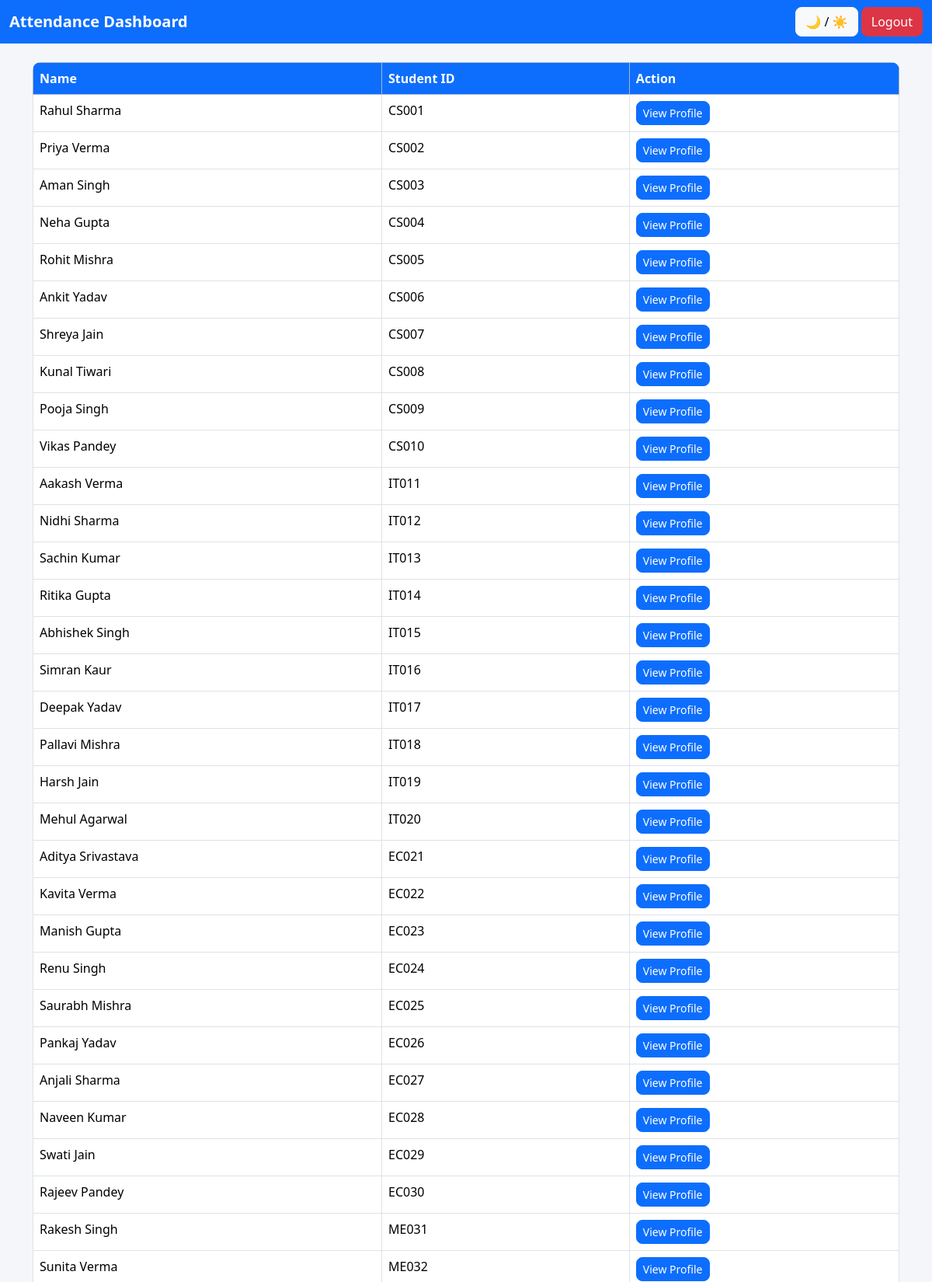
Page /dashboard (signed in, upper part) on the committed database.
### tables this page shows
CREATE TABLE students(
        id INTEGER PRIMARY KEY AUTOINCREMENT,
        name TEXT NOT NULL,
        student_id TEXT,
        email TEXT,
        role TEXT,
        department TEXT
    );

### app.py (the view)
@app.route("/dashboard")
def dashboard():
    if not session.get("admin"):
        return redirect("/login")
    conn = get_db()
    students = conn.execute("SELECT * FROM students").fetchall()
    conn.close()
    return render_template("dashboard.html", students=students)

### app.py (called while the page is built)
def get_db():
    conn = sqlite3.connect(DB_PATH)
    conn.row_factory = sqlite3.Row
    return conn

### templates/dashboard.html (shortened to what this page needs)
<!DOCTYPE html>
<html>
<head>
    <link href="https://cdn.jsdelivr.net/npm/bootstrap@5.3.2/dist/css/bootstrap.min.css" rel="stylesheet">
    <link rel="stylesheet" href="{{ url_for('static', filename='css/style.css') }}">
</head>
<body>
<nav class="navbar">
    <div class="container-fluid d-flex justify-content-between">
        <span class="navbar-brand">
            Attendance Dashboard
        </span>
        <div>
            <button class="btn btn-light" onclick="toggleDarkMode()">
                🌙 / ☀️
            </button>
            <a href="/logout" class="btn btn-danger">
                Logout
            </a>
        </div>
    </div>
</nav>
<div class="container mt-4">
<table class="table table-bordered table-hover">
<thead class="table-primary">
<tr>
<th>Name</th>
<th>Student ID</th>
<th>Action</th>
</tr>
</thead>
<tbody>
{% for student in students %}
<tr>
<td>{{ student.name }}</td>
<td>{{ student.student_id }}</td>
<td>
<a href="/student/{{ student.id }}" class="btn btn-primary btn-sm">
View Profile
</a>
</td>
</tr>
{% endfor %}
</tbody>
</table>
</div>
</body>
</html>

### static/css/style.css (style rules this page uses)
body { background: #f4f6f9; font-family: "Segoe UI", sans-serif; transition: background 0.3s ease, color 0.3s ease; }
.navbar { background: #0d6efd; }
.navbar-brand { color: #fff !important; font-weight: bold; }
.table th { background: #0d6efd; color: white; }
.table { border-radius: 10px; overflow: hidden; }
.btn { border-radius: 8px; transition: 0.2s ease; }

### rows in the picture
students: name "Rahul Sharma", student_id "CS001"
students: name "Priya Verma", student_id "CS002"
students: name "Aman Singh", student_id "CS003"
students: name "Neha Gupta", student_id "CS004"
students: name "Rohit Mishra", student_id "CS005"
students: name "Ankit Yadav", student_id "CS006"
students: name "Shreya Jain", student_id "CS007"
students: name "Kunal Tiwari", student_id "CS008"
students: name "Pooja Singh", student_id "CS009"
students: name "Vikas Pandey", student_id "CS010"
students: name "Aakash Verma", student_id "IT011"
students: name "Nidhi Sharma", student_id "IT012"
students: name "Sachin Kumar", student_id "IT013"
students: name "Ritika Gupta", student_id "IT014"
students: name "Abhishek Singh", student_id "IT015"
students: name "Simran Kaur", student_id "IT016"
students: name "Deepak Yadav", student_id "IT017"
students: name "Pallavi Mishra", student_id "IT018"
students: name "Harsh Jain", student_id "IT019"
students: name "Mehul Agarwal", student_id "IT020"
students: name "Aditya Srivastava", student_id "EC021"
students: name "Kavita Verma", student_id "EC022"
students: name "Manish Gupta", student_id "EC023"
students: name "Renu Singh", student_id "EC024"
students: name "Saurabh Mishra", student_id "EC025"
students: name "Pankaj Yadav", student_id "EC026"
students: name "Anjali Sharma", student_id "EC027"
students: name "Naveen Kumar", student_id "EC028"
students: name "Swati Jain", student_id "EC029"
students: name "Rajeev Pandey", student_id "EC030"
students: name "Rakesh Singh", student_id "ME031"
students: name "Sunita Verma", student_id "ME032"
